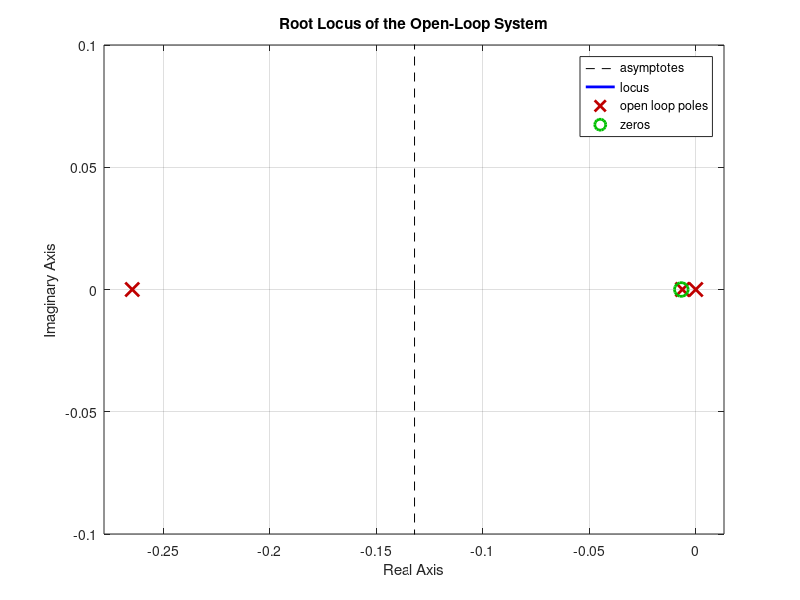

Recreate this plot in MATLAB. (Note: this script raises an error after producing the figure.)
%% Compensator Design for Ship Heading Control
% This script designs a proportional compensator for a US Coast Guard
% cutter (Tampa, 902) so that:
%   - For a 5° step change in desired heading ψ_r, the maximum rudder deflection
%     remains below 10°.
%   - The settling time for the heading response is less than 50 sec.
%
% The ship dynamics (from sea-trial data) are given by:
%
%   G_delta(s) = ψ(s)/δ(s) = -0.0184*(s+0.0068) / [ s*(s+0.2647)*(s+0.0063) ]
%   G_w(s)     = ψ(s)/w(s)   = 0.0000064 / [ s*(s+0.2647)*(s+0.0063) ]
%
% The available measurement is the heading ψ and the yaw rate r (ψ_dot).

%% Part 1: Define the System Transfer Functions
s = tf('s');

% Transfer function from rudder deflection δ to heading angle ψ
G_delta = -0.0184*(s + 0.0068) / (s*(s + 0.2647)*(s + 0.0063));

% (Optional) Transfer function from wind disturbance w to heading angle ψ
G_w = 0.0000064 / (s*(s + 0.2647)*(s + 0.0063));

%% Part 2: Control Objectives and Controller Design
% Design Constraints:
%   1. Maximum Rudder Deflection:
%      At time t=0 (initial instant), the rudder deflection is
%         δ(0) = K * ψ_r(0)
%      For a step change of 5° in ψ_r, we require:
%         K * 5° < 10°  ==>  K < 2.
%
%   2. Settling Time Requirement:
%      For a second order system, the settling time Ts is approximately:
%         Ts ≈ 4.6 / σ
%      where σ is the real part of the dominant pole. To achieve Ts < 50 sec:
%         σ > 4.6/50 ≈ 0.092.
%
% A root locus analysis shows that a proportional gain of K = 1.56 gives
% closed-loop poles with real parts less than about 0.13, ensuring that the
% settling time is within specifications. In addition, the initial rudder
% deflection will be K*5 = 7.8° < 10°.
%
% Here we choose a simple proportional controller:
K =200; 
C = K;  % Controller (proportional gain)

%% Part 3: Open-Loop Analysis and Root Locus
% The open-loop transfer function L(s) is:
%      L(s) = C(s) * G_delta(s)
L = C * G_delta;

% Plot the root locus to visually assess the pole locations as K varies.
figure;
rlocus(L)
title('Root Locus of the Open-Loop System')
xlabel('Real Axis')
ylabel('Imaginary Axis')
grid on;
% Note: You could use "rlocfind(L)" interactively to pick a gain, but here we
% already determined K = 1.56 satisfies the design criteria.

%% Part 4: Closed-Loop System and Step Response Analysis
% The closed-loop transfer function (from heading command ψ_r to heading ψ)
% is given by:
%      T(s) = L(s) / (1 + L(s))
T = feedback(L, 1);

% Display the closed-loop poles for further insight.
closedLoopPoles = pole(T);
disp('Closed-loop poles:');
disp(closedLoopPoles);

% Simulate the step response for a 5° step change in heading.
% (Multiply T by 5 so that the input step is 5°.)
figure;
step(5*T)
title('Step Response for a 5° Heading Change')
xlabel('Time (sec)')
ylabel('Heading Angle (°)')
grid on;

% Obtain performance metrics such as settling time.
stepMetrics = stepinfo(5*T);
disp('Step Response Performance Metrics:');
disp(stepMetrics);

%% Part 5: Rudder Deflection Analysis
% The initial rudder deflection is given by the controller gain times the
% step input:
%      δ(0) = K * (step input) = 1.56 * 5° = 7.8°,
% which is below the maximum allowable 10°.
initialRudderDeflection = K * 5;
fprintf('Initial rudder deflection: %.2f° (must be < 10°)\n', initialRudderDeflection);
